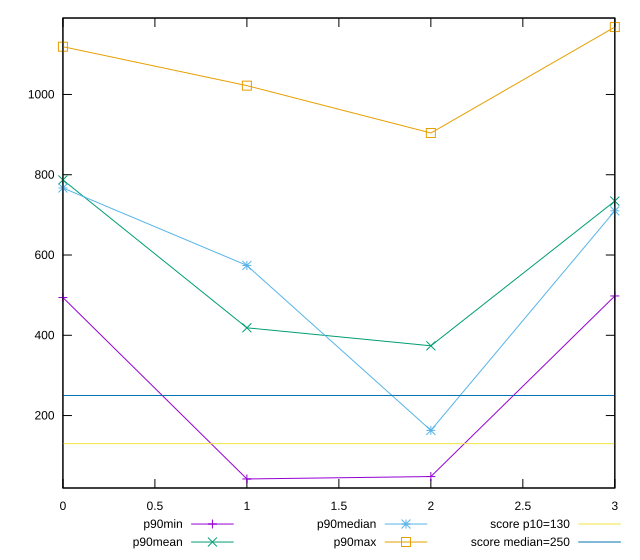

Source code (gnuplot):
reset

$p90Min <<EOF
0 494
1 42
2 48
3 498
EOF

$p90Mean <<EOF
0 787.0425531914893
1 418.61170212765956
2 373.75531914893617
3 734.4042553191489
EOF

$p90Median <<EOF
0 767.0000000000005
1 574
2 162.9999999999999
3 710
EOF

$p90Max <<EOF
0 1118.999999999999
1 1022
2 904
3 1168
EOF

set key outside below
set xrange [0:3]
set yrange [19.48:1190.52]
set trange [19.48:1190.52]
set terminal svg size 640, 560 enhanced background rgb 'white'
set output "reports/report_00028_2021-02-24T12-49-42.674Z/max-potential-fid/progression/value.svg"

plot $p90Min title "p90min" with linespoints, \
     $p90Mean title "p90mean" with linespoints, \
     $p90Median title "p90median" with linespoints, \
     $p90Max title "p90max" with linespoints, \
     130 title "score p10=130", \
     250 title "score median=250"

reset
